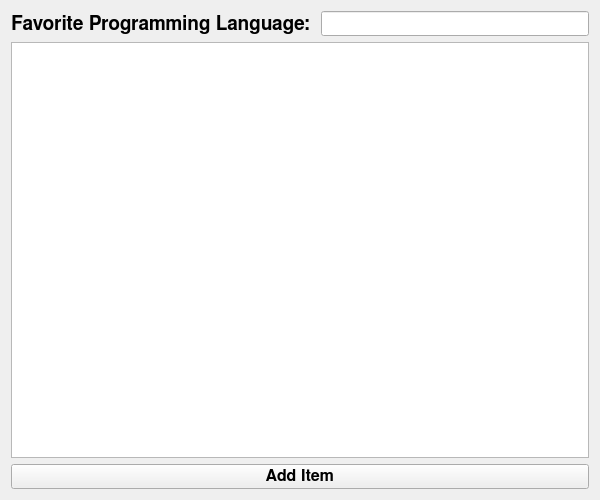
<?xml version="1.0" encoding="UTF-8"?>
<ui version="4.0">
 <class>Form</class>
 <widget class="QWidget" name="Form">
  <property name="geometry">
   <rect>
    <x>0</x>
    <y>0</y>
    <width>600</width>
    <height>500</height>
   </rect>
  </property>
  <property name="windowTitle">
   <string>Form</string>
  </property>
  <layout class="QVBoxLayout" name="verticalLayout">
   <item>
    <layout class="QHBoxLayout" name="horizontalLayout">
     <item>
      <widget class="QLabel" name="label">
       <property name="font">
        <font>
         <family>FreeSans</family>
         <pointsize>14</pointsize>
         <bold>true</bold>
        </font>
       </property>
       <property name="text">
        <string>Favorite Programming Language: </string>
       </property>
      </widget>
     </item>
     <item>
      <widget class="QLineEdit" name="lineEdit">
       <property name="font">
        <font>
         <family>FreeSans</family>
         <pointsize>12</pointsize>
        </font>
       </property>
      </widget>
     </item>
    </layout>
   </item>
   <item>
    <widget class="QListWidget" name="listWidget">
     <property name="font">
      <font>
       <family>FreeSans</family>
       <pointsize>14</pointsize>
      </font>
     </property>
    </widget>
   </item>
   <item>
    <widget class="QPushButton" name="pushButton">
     <property name="font">
      <font>
       <family>FreeSans</family>
       <pointsize>12</pointsize>
       <bold>true</bold>
      </font>
     </property>
     <property name="text">
      <string>Add Item</string>
     </property>
    </widget>
   </item>
  </layout>
 </widget>
 <resources/>
 <connections/>
</ui>
